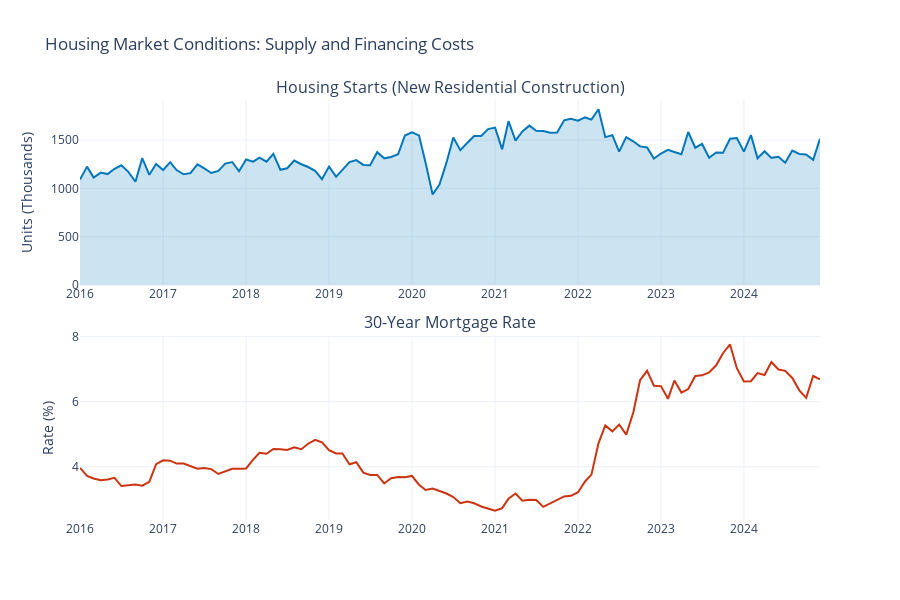

Notebook code for this chart:
### Code cell
# =============================================================================
# Visualization 2: Housing Market Indicators
# =============================================================================

fig = make_subplots(
    rows=2, cols=1,
    subplot_titles=('Housing Starts (New Residential Construction)', '30-Year Mortgage Rate'),
    vertical_spacing=0.12,
)

# Housing starts
fig.add_trace(
    go.Scatter(
        x=combined_df.index,
        y=combined_df['housing_starts'],
        name='Housing Starts',
        fill='tozeroy',
        fillcolor='rgba(0, 119, 187, 0.2)',
        line=dict(color='#0077BB', width=2),
    ),
    row=1, col=1
)

# Mortgage rate
fig.add_trace(
    go.Scatter(
        x=combined_df.index,
        y=combined_df['mortgage_rate'],
        name='30-Year Mortgage Rate',
        line=dict(color='#CC3311', width=2),
    ),
    row=2, col=1
)

fig.update_layout(
    title='Housing Market Conditions: Supply and Financing Costs',
    template='plotly_white',
    height=600,
    showlegend=False,
)

fig.update_yaxes(title_text="Units (Thousands)", row=1, col=1)
fig.update_yaxes(title_text="Rate (%)", row=2, col=1)

fig.show()
